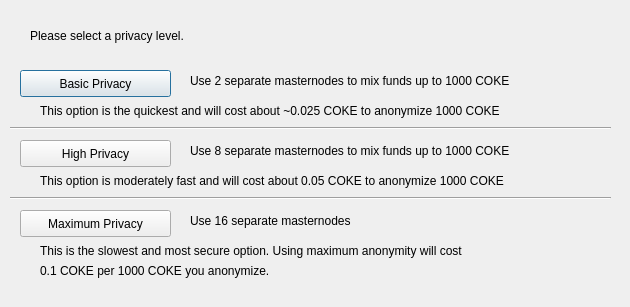
<?xml version="1.0" encoding="UTF-8"?>
<ui version="4.0">
 <class>DarksendConfig</class>
 <widget class="QDialog" name="DarksendConfig">
  <property name="geometry">
   <rect>
    <x>0</x>
    <y>0</y>
    <width>630</width>
    <height>307</height>
   </rect>
  </property>
  <property name="windowTitle">
   <string>Configure PrivateSend</string>
  </property>
  <widget class="QPushButton" name="buttonBasic">
   <property name="geometry">
    <rect>
     <x>20</x>
     <y>70</y>
     <width>151</width>
     <height>27</height>
    </rect>
   </property>
   <property name="text">
    <string>Basic Privacy</string>
   </property>
  </widget>
  <widget class="QPushButton" name="buttonHigh">
   <property name="geometry">
    <rect>
     <x>20</x>
     <y>140</y>
     <width>151</width>
     <height>27</height>
    </rect>
   </property>
   <property name="text">
    <string>High Privacy</string>
   </property>
  </widget>
  <widget class="QPushButton" name="buttonMax">
   <property name="geometry">
    <rect>
     <x>20</x>
     <y>210</y>
     <width>151</width>
     <height>27</height>
    </rect>
   </property>
   <property name="text">
    <string>Maximum Privacy</string>
   </property>
  </widget>
  <widget class="QLabel" name="label">
   <property name="geometry">
    <rect>
     <x>30</x>
     <y>20</y>
     <width>571</width>
     <height>31</height>
    </rect>
   </property>
   <property name="text">
    <string>Please select a privacy level.</string>
   </property>
  </widget>
  <widget class="QLabel" name="label_2">
   <property name="geometry">
    <rect>
     <x>190</x>
     <y>70</y>
     <width>421</width>
     <height>21</height>
    </rect>
   </property>
   <property name="text">
    <string>Use 2 separate masternodes to mix funds up to 1000 COKE</string>
   </property>
  </widget>
  <widget class="QLabel" name="label_3">
   <property name="geometry">
    <rect>
     <x>190</x>
     <y>140</y>
     <width>411</width>
     <height>21</height>
    </rect>
   </property>
   <property name="text">
    <string>Use 8 separate masternodes to mix funds up to 1000 COKE</string>
   </property>
  </widget>
  <widget class="QLabel" name="label_4">
   <property name="geometry">
    <rect>
     <x>190</x>
     <y>210</y>
     <width>421</width>
     <height>21</height>
    </rect>
   </property>
   <property name="text">
    <string>Use 16 separate masternodes</string>
   </property>
  </widget>
  <widget class="QLabel" name="label_6">
   <property name="geometry">
    <rect>
     <x>40</x>
     <y>100</y>
     <width>561</width>
     <height>21</height>
    </rect>
   </property>
   <property name="text">
    <string>This option is the quickest and will cost about ~0.025 COKE to anonymize 1000 COKE</string>
   </property>
  </widget>
  <widget class="QLabel" name="label_7">
   <property name="geometry">
    <rect>
     <x>40</x>
     <y>170</y>
     <width>561</width>
     <height>21</height>
    </rect>
   </property>
   <property name="text">
    <string>This option is moderately fast and will cost about 0.05 COKE to anonymize 1000 COKE</string>
   </property>
  </widget>
  <widget class="QLabel" name="label_8">
   <property name="geometry">
    <rect>
     <x>40</x>
     <y>240</y>
     <width>561</width>
     <height>21</height>
    </rect>
   </property>
   <property name="text">
    <string>This is the slowest and most secure option. Using maximum anonymity will cost</string>
   </property>
  </widget>
  <widget class="QLabel" name="label_9">
   <property name="geometry">
    <rect>
     <x>40</x>
     <y>260</y>
     <width>561</width>
     <height>21</height>
    </rect>
   </property>
   <property name="text">
    <string>0.1 COKE per 1000 COKE you anonymize.</string>
   </property>
  </widget>
  <widget class="Line" name="line">
   <property name="geometry">
    <rect>
     <x>10</x>
     <y>120</y>
     <width>601</width>
     <height>16</height>
    </rect>
   </property>
   <property name="orientation">
    <enum>Qt::Horizontal</enum>
   </property>
  </widget>
  <widget class="Line" name="line_2">
   <property name="geometry">
    <rect>
     <x>10</x>
     <y>190</y>
     <width>601</width>
     <height>16</height>
    </rect>
   </property>
   <property name="orientation">
    <enum>Qt::Horizontal</enum>
   </property>
  </widget>
 </widget>
 <resources/>
 <connections/>
</ui>
